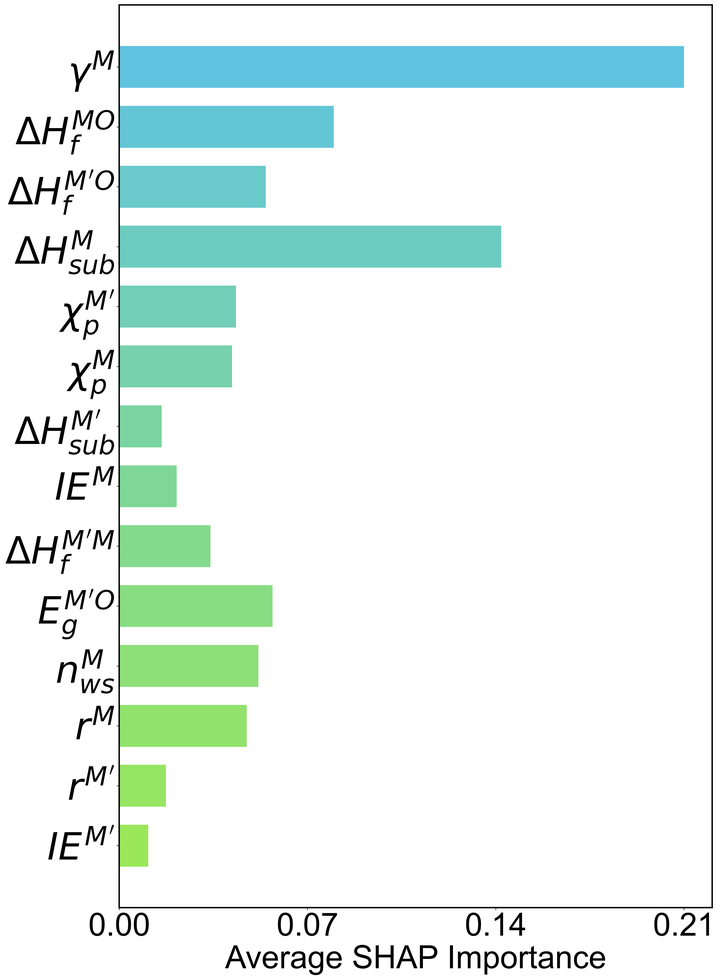
#> input picture Feature_analysis_MSI/SHAP/TreeSHAP/Result_of_TreeHSAP/RF_TreeSHAP_custom_order.png, 720 x 980 px, shrunk from 4235 x 5768 before the run
$ python picture_merge.py
#> lines starting #> are read from the running program, lines starting #| are printed output that depends on the picture
from PIL import Image
import matplotlib.pyplot as plt
import numpy as np

# ---------- 配置区 ----------
png_paths = [
    "RF_TreeSHAP_custom_order.png",
    "GBRT_TreeSHAP_custom_order.png",
    "XGBoost_TreeSHAP_custom_order.png",
]
out_pdf = "TreeSHAP.pdf"
labels = ["A","B","C"]  # 字母标签
# ----------------------------

def pick_label_color(pil_img, sample_box=(0,0,50,50), white_thresh=180):
    """根据左上角亮度选择黑或白标签颜色。"""
    w, h = pil_img.size
    left, top, right, bottom = sample_box
    right = min(right, w)
    bottom = min(bottom, h)
    region = pil_img.convert('L').crop((left, top, right, bottom))
    arr = np.asarray(region)
    mean_brightness = arr.mean()
    return "black" if mean_brightness > white_thresh else "white"

# 读取 PNG 图片
images = []
for p in png_paths:
    img = Image.open(p).convert("RGB")
    images.append(img)

# 计算组合图大小
# 假设单张图宽=15、高=20 英寸，2行3列
single_fig_width = 15
single_fig_height = 23
fig_width = 3 * single_fig_width
fig_height = 1 * single_fig_height

# 绘图：2x3 布局
fig, axes = plt.subplots(1, 3, figsize=(fig_width, fig_height))
axes = axes.flat

# 子图紧凑排布
fig.subplots_adjust(left=0.01, right=0.99, top=0.99, bottom=0.01,
                    wspace=0.02, hspace=0.05)

for i, ax in enumerate(axes):
    if i < len(images):
        img_rgb = images[i]
        ax.imshow(img_rgb, aspect='auto', interpolation='bilinear')
        ax.set_xticks([])
        ax.set_yticks([])
        ax.set_facecolor('white')
        # 左上角标签颜色
        color = pick_label_color(img_rgb, sample_box=(0,0,40,40), white_thresh=180)
        ax.text(0.01, 0.99, labels[i],
                transform=ax.transAxes,
                fontsize=65, fontweight="bold",
                va="top", ha="left",
                color=color)
        # 隐藏子图边框
        for spine in ax.spines.values():
            spine.set_visible(False)
    else:
        ax.axis("off")

# 保存为 PDF
plt.savefig(out_pdf, dpi=300, edgecolor='white')
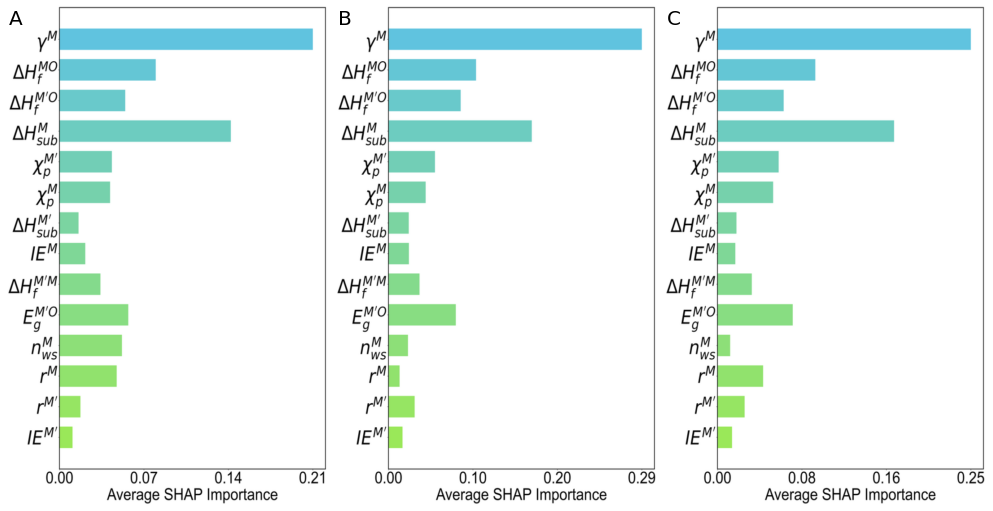
#> figure drawn by matplotlib, 3 panels
plt.close(fig)
print("保存完成：", out_pdf)
